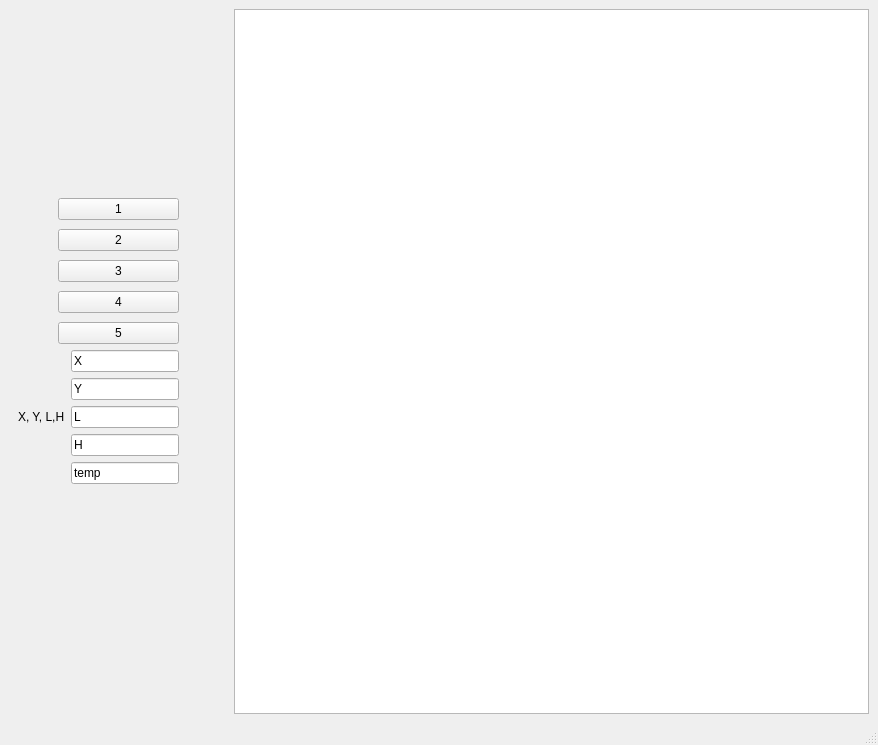
<?xml version="1.0" encoding="UTF-8"?>
<ui version="4.0">
 <class>MainWindow</class>
 <widget class="QMainWindow" name="MainWindow">
  <property name="enabled">
   <bool>true</bool>
  </property>
  <property name="geometry">
   <rect>
    <x>0</x>
    <y>0</y>
    <width>878</width>
    <height>745</height>
   </rect>
  </property>
  <property name="sizePolicy">
   <sizepolicy hsizetype="Preferred" vsizetype="Preferred">
    <horstretch>0</horstretch>
    <verstretch>0</verstretch>
   </sizepolicy>
  </property>
  <property name="windowTitle">
   <string>MainWindow</string>
  </property>
  <widget class="QWidget" name="centralwidget">
   <property name="sizePolicy">
    <sizepolicy hsizetype="Preferred" vsizetype="Preferred">
     <horstretch>0</horstretch>
     <verstretch>0</verstretch>
    </sizepolicy>
   </property>
   <property name="autoFillBackground">
    <bool>false</bool>
   </property>
   <layout class="QHBoxLayout" name="horizontalLayout">
    <item>
     <widget class="QWidget" name="verticalWidget_2" native="true">
      <property name="sizePolicy">
       <sizepolicy hsizetype="Fixed" vsizetype="Preferred">
        <horstretch>0</horstretch>
        <verstretch>0</verstretch>
       </sizepolicy>
      </property>
      <layout class="QVBoxLayout" name="verticalLayout_7">
       <property name="sizeConstraint">
        <enum>QLayout::SetFixedSize</enum>
       </property>
       <item>
        <layout class="QHBoxLayout" name="horizontalLayout_2">
         <property name="spacing">
          <number>9</number>
         </property>
         <item>
          <spacer name="horizontalSpacer_2">
           <property name="orientation">
            <enum>Qt::Horizontal</enum>
           </property>
           <property name="sizeType">
            <enum>QSizePolicy::Maximum</enum>
           </property>
           <property name="sizeHint" stdset="0">
            <size>
             <width>40</width>
             <height>20</height>
            </size>
           </property>
          </spacer>
         </item>
         <item>
          <layout class="QVBoxLayout" name="verticalLayout_6">
           <item>
            <widget class="QPushButton" name="Button1">
             <property name="text">
              <string>1</string>
             </property>
            </widget>
           </item>
           <item>
            <widget class="QPushButton" name="Button2">
             <property name="text">
              <string>2</string>
             </property>
            </widget>
           </item>
           <item>
            <widget class="QPushButton" name="Button3">
             <property name="text">
              <string>3</string>
             </property>
            </widget>
           </item>
           <item>
            <widget class="QPushButton" name="Button4">
             <property name="text">
              <string>4</string>
             </property>
            </widget>
           </item>
           <item>
            <widget class="QPushButton" name="Button5">
             <property name="text">
              <string>5</string>
             </property>
            </widget>
           </item>
          </layout>
         </item>
         <item>
          <spacer name="horizontalSpacer">
           <property name="orientation">
            <enum>Qt::Horizontal</enum>
           </property>
           <property name="sizeType">
            <enum>QSizePolicy::Maximum</enum>
           </property>
           <property name="sizeHint" stdset="0">
            <size>
             <width>40</width>
             <height>20</height>
            </size>
           </property>
          </spacer>
         </item>
        </layout>
       </item>
       <item>
        <layout class="QHBoxLayout" name="horizontalLayout_3">
         <item>
          <widget class="QLabel" name="label">
           <property name="text">
            <string>X, Y, L,H</string>
           </property>
           <property name="scaledContents">
            <bool>true</bool>
           </property>
          </widget>
         </item>
         <item>
          <layout class="QVBoxLayout" name="verticalLayout_8">
           <item>
            <widget class="QLineEdit" name="Input1">
             <property name="text">
              <string>X</string>
             </property>
            </widget>
           </item>
           <item>
            <widget class="QLineEdit" name="Input2">
             <property name="text">
              <string>Y</string>
             </property>
            </widget>
           </item>
           <item>
            <widget class="QLineEdit" name="Input3">
             <property name="text">
              <string>L</string>
             </property>
            </widget>
           </item>
           <item>
            <widget class="QLineEdit" name="Input4">
             <property name="text">
              <string>H</string>
             </property>
            </widget>
           </item>
           <item>
            <widget class="QLineEdit" name="Input5">
             <property name="text">
              <string>temp</string>
             </property>
            </widget>
           </item>
          </layout>
         </item>
         <item>
          <spacer name="horizontalSpacer_3">
           <property name="orientation">
            <enum>Qt::Horizontal</enum>
           </property>
           <property name="sizeType">
            <enum>QSizePolicy::Maximum</enum>
           </property>
           <property name="sizeHint" stdset="0">
            <size>
             <width>40</width>
             <height>20</height>
            </size>
           </property>
          </spacer>
         </item>
        </layout>
       </item>
       <item>
        <spacer name="verticalSpacer">
         <property name="orientation">
          <enum>Qt::Vertical</enum>
         </property>
         <property name="sizeHint" stdset="0">
          <size>
           <width>20</width>
           <height>40</height>
          </size>
         </property>
        </spacer>
       </item>
      </layout>
     </widget>
    </item>
    <item>
     <widget class="QGraphicsView" name="gv1">
      <property name="sizePolicy">
       <sizepolicy hsizetype="Preferred" vsizetype="Preferred">
        <horstretch>0</horstretch>
        <verstretch>0</verstretch>
       </sizepolicy>
      </property>
     </widget>
    </item>
   </layout>
  </widget>
  <widget class="QMenuBar" name="menubar">
   <property name="geometry">
    <rect>
     <x>0</x>
     <y>0</y>
     <width>878</width>
     <height>21</height>
    </rect>
   </property>
  </widget>
  <widget class="QStatusBar" name="statusbar"/>
 </widget>
 <resources/>
 <connections/>
</ui>
